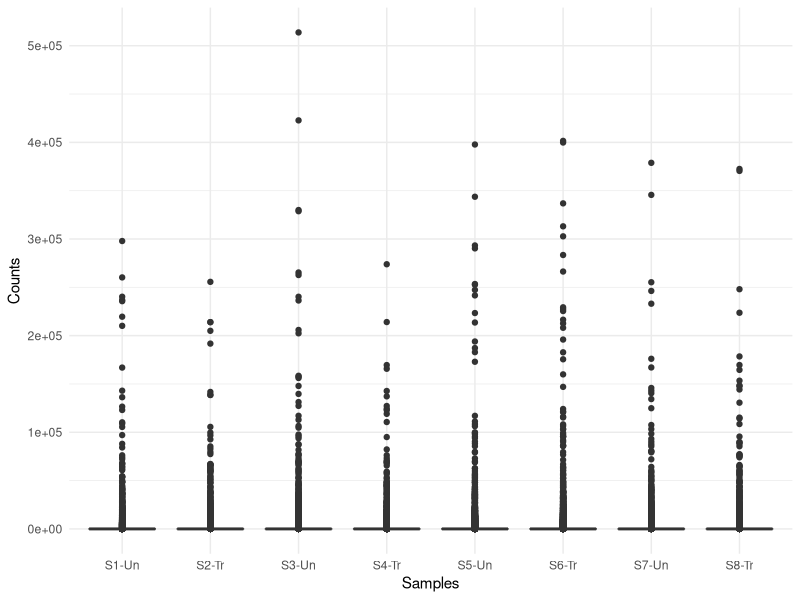
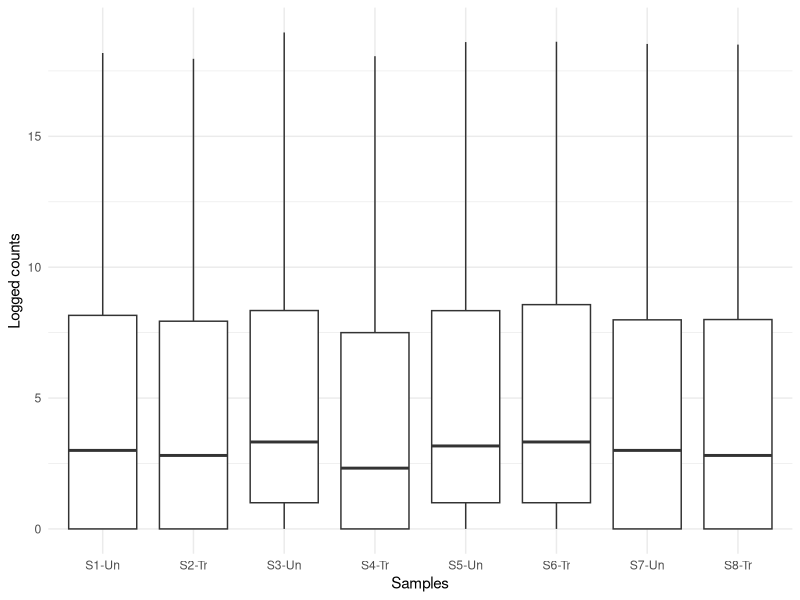

The R source for these figures, in order:
## ---- chunk 1
coldata <- read.csv("data/coldata.csv")
head(coldata) # this head function shows the first 6 lines of an object. 

## ---- chunk 2
class(coldata)
## ---- chunk 3
countdata <- read.csv("data/count.data.csv")
head(countdata) 
## ---- chunk 4
names(countdata)[2:9] <- c("S1-Un", "S2-Tr","S3-Un", "S4-Tr","S5-Un", "S6-Tr","S7-Un", "S8-Tr")
head(countdata)
## ---- chunk 5

library(tidyverse)

## ---- chunk 6
# Convert counts data to long format for ggplot
counts_long <- countdata %>%
  pivot_longer(cols = -GeneID, names_to = "Sample", values_to = "Counts")
## ---- chunk 7
# Create boxplot with ggplot2
ggplot(data = counts_long, mapping = aes(x = Sample, y = Counts)) +
  geom_boxplot() +
  labs(x = "Samples", y = "Counts") +
  theme_minimal()
## ---- chunk 8
colSums(countdata == 0) # adds up how many zeros are in each column 
## ---- chunk 9
countdata_nozeros <- countdata %>%
  filter(rowSums(across(-GeneID)) > 0)
## ---- chunk 10

counts_long <- countdata_nozeros %>%
  pivot_longer(cols = -GeneID, names_to = "Sample", values_to = "Counts") 

counts_long <- counts_long %>%
  mutate(logCounts = log2(Counts + 1))

ggplot(data = counts_long, mapping = aes(x = Sample, y = logCounts)) +
  geom_boxplot() +
  labs(x = "Samples", y = "Logged counts") +
  theme_minimal()
